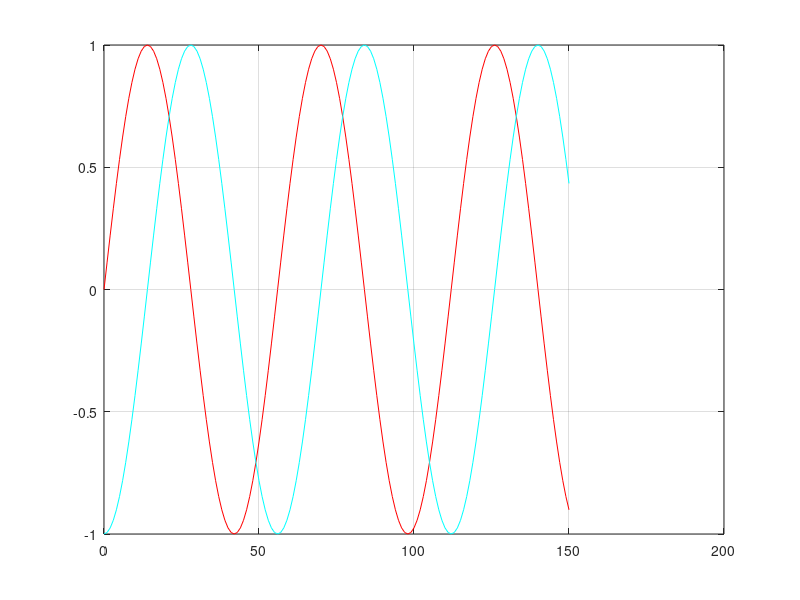
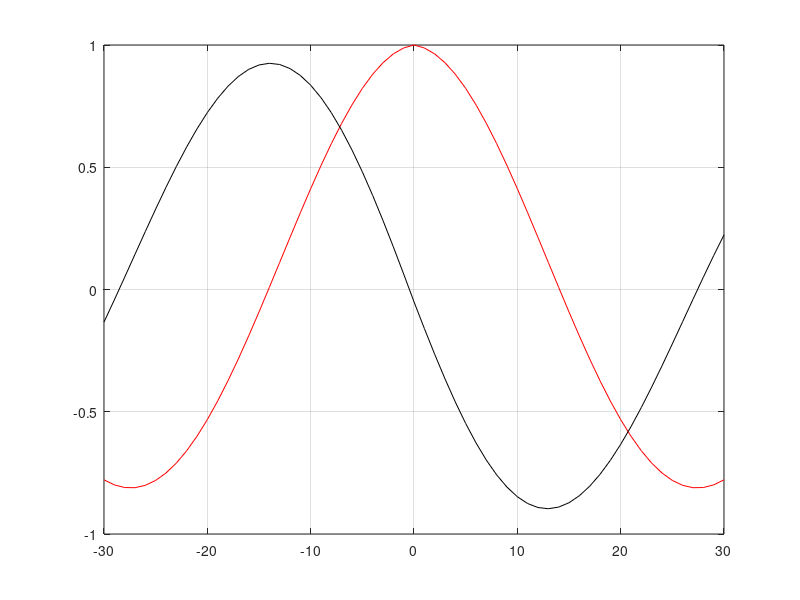
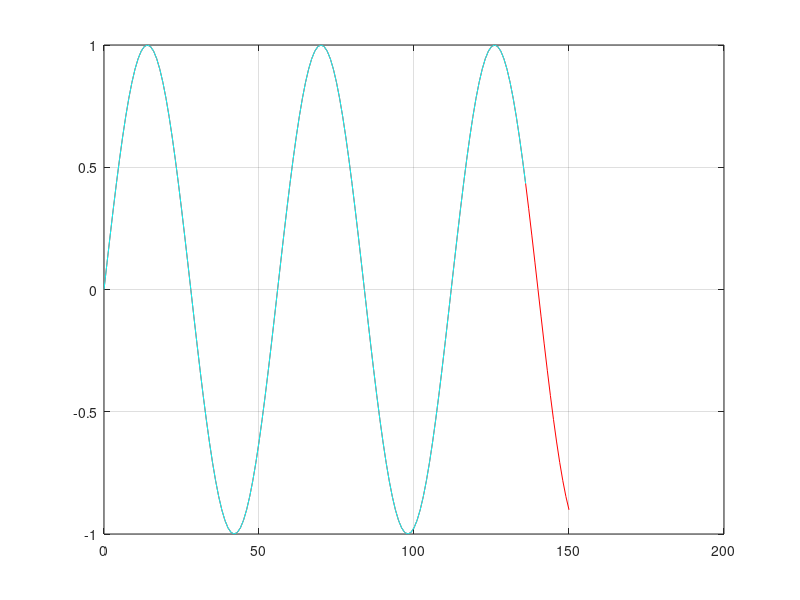

Recreate these plots in MATLAB, in order. (Note: this script raises an error after producing the figures.)
close all
clear all
%linear correlation when one time series lags another 
%create a time series of 150 days
t = 0:1:150;
% a-buoy: fake sinusoidal time series with first peak at time=14
a = sin(pi*(t)/28);
% b- prec: fake phase shifted (delayed relative to buoy) time series with
% first peak at time=28
b = sin(pi*(t-14)/28);

figure(1)
plot(t,a,'r')
hold on
plot(t,b,'c')
grid on

%compute the linear correlation between time series a and b
rho = corrcoef(a,b);

%QUESTION 1. Discuss in a sentence the reason for the linear correlation
%value between the buoy and prec time series. Subjectively, does there
%appear to be a relationship between the buoy and prec time series?



%compute the autocorrelation of the buoy time series with itself at lags from -30
%to +30
[raa,lagt] = xcorr(a,a,30,'coeff'); 

%compute the linear correlation of time series a with b at lags from -30 to 30
[rab,lagt] = xcorr(a,b,30,'coeff'); 

figure(2)
plot(lagt,raa,'r')
hold on
plot(lagt,rab,'k')
grid on

%find the largest positive cross correlation, meaning a leads b
[~,I] = max(rab);
lagDiff = lagt(I);


%QUESTION 2. Explain in a couple of sentences the key characteristics of
%the autocorrelation of the buoy time series with itself at lags from -30
%to +30



%QUESTION 3. Explain in a couple of sentences the key characteristics of
%the correlation of the buoy time series with the prec time series at lags from -30 to +30


%QUESTION 4. What fraction of total variance of the prec time series  is explained
%by the buoy time series at the lag -14?



%shift the prec time series back in time to align with the buoy time
%series

figure(3)
lgb = b(-lagDiff+1:end);
tlgb = (0:length(lgb)-1);
plot(t,a,'r')
hold on
plot(tlgb,lgb,'c')
grid on
nol = length(lgb)
polytool(a(1:nol),lgb)

%QUESTION 5. Discuss really briefly whether the "buoy" time series is a good predictor of prec time series at
%lag LagDiff. Would you be able to reject the null hypothesis in this
%instance?



%save as a pdf and upload the resulting pdf file to canvas